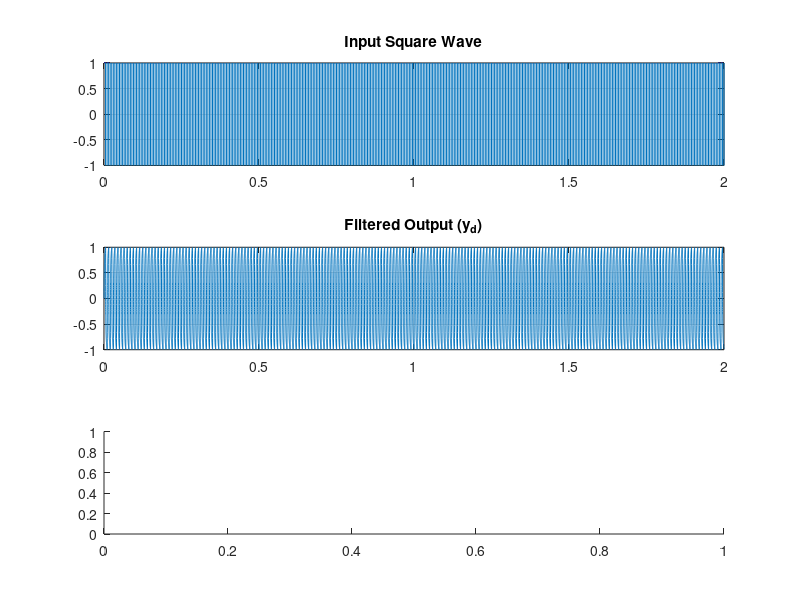

MATLAB code to generate this figure: (Note: this script raises an error after producing the figure.)
%% Parameters
Fs = 44100;        % Sampling frequency
T = 2;             % Duration in seconds
f = 100;           % Waveform frequency in Hz (square wave)
r = 1.1;           % Resonance: 0 < r <= 1
f_c = 100;        % Desired cutoff frequency in Hz

% Moog Filter Parameters
V_t = 26e-3;       % Thermal voltage
C   = 1e-12;       % Capacitance
k   = 2 * pi * f_c / Fs;       % Normalized coefficient
I_ctl = k * C * Fs;            % Control current based on cutoff

%% Time and input signal
t = linspace(0, T, Fs*T);
x = square(2 * pi * f * t);    % Input square wave
N = length(x);

%% Initialize filter state
y_a = zeros(N, 1);
y_b = zeros(N, 1);
y_c = zeros(N, 1);
y_d = zeros(N, 1);
W_a = zeros(N, 1);
W_b = zeros(N, 1);
W_c = zeros(N, 1);

%% Filter loop
for n = 2:N
    y_a(n) = y_a(n-1) + k * (tanh((x(n) - 4*r*y_d(n-1)) / (2*V_t)) - W_a(n-1));
    W_a(n) = tanh(y_a(n) / (2*V_t));

    y_b(n) = y_b(n-1) + k * (W_a(n) - W_b(n-1));
    W_b(n) = tanh(y_b(n) / (2*V_t));

    y_c(n) = y_c(n-1) + k * (W_b(n) - W_c(n-1));
    W_c(n) = tanh(y_c(n) / (2*V_t));

    y_d(n) = y_d(n-1) + k * (W_c(n) - tanh(y_d(n-1) / (2*V_t)));
end

%% Output
y_out = y_d;
y_out = y_out / max(abs(y_out));  % Normalize to avoid clipping

%% Play the non-filtered audio
soundsc(x, Fs)

pause(length(x)/Fs + 0.5);  % Wait for audio duration + a little extra time

%% Play the filtered audio
soundsc(y_out, Fs);

%% Optional: Save to file
audiowrite('filtered_square_wave.wav', y_out, Fs);

%% Plot for visualization
figure;
subplot(3,1,1); plot(t, x); title('Input Square Wave'); grid on;
subplot(3,1,2); plot(t, y_out); title('Filtered Output (y_d)'); grid on;
subplot(3,1,3); spectrogram(y_out, 512, 256, 512, Fs, 'yaxis'); title('Spectrogram');
